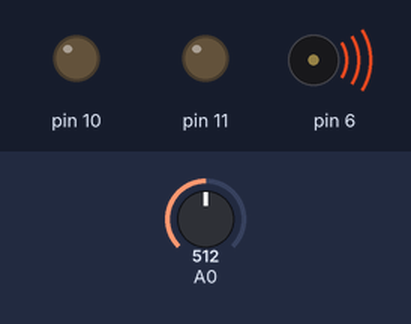
Simulated run of this sketch. Board: Arduino Uno, built with avr-gcc and run on an emulated ATmega328P. Parts: output pins drawn as LEDs (lit = HIGH), buzzer (waves = sounding). The inputs (shaded band) are chosen by the test bench; at power-on: A0 = 512. What the sketch prints to the serial monitor is not drawn.

Above: at 0.2 s.
Timing chart, 0 to 5.2 s (numbered marks = the images above):
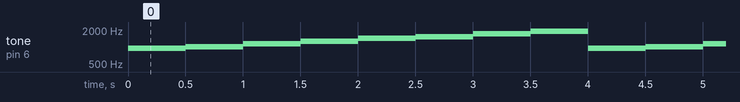

Measured:
- by itself, tone on pin 6: repeats every 4.0 s: 1014 Hz 0.50 s, 1136 Hz 0.50 s, 1275 Hz 0.50 s, 1432 Hz 0.50 s, 1519 Hz 0.50 s, 1700 Hz 0.50 s, 1915 Hz 0.50 s, 956 Hz 0.50 s

The sketch:

read-potentio.ino
```cpp
//const int PI
int myTimer = 0;
void setup() {
  // put your setup code here, to run once:
  Serial.begin(9600);
  pinMode(11, OUTPUT);
  pinMode(10, OUTPUT);
  pinMode(6, OUTPUT);
}

void loop() {
  // put your main code here, to run repeatedly:

  double potentio = analogRead(0);


//  int v = map(potentio, 0,1023, 50, 1000);
  int v = map(potentio, 0,1023, 0, 255);

  Serial.print("analog: ");
  Serial.print(potentio);
  Serial.print(", delay blip: ");
  Serial.println(v);

//  analogWrite(10, v);
//  tone(6, 40);
//  delay(500);
//  tone(6, 1000);
//  delay(500);
//  tone(6, 500);
//  delay(500);
//  if(v>=1000){
//      analogWrite(10, 0);
//    delay(v);
//  }
//  else {
//    analogWrite(10, 50);
//    delay(v);
//    analogWrite(10, 0);
//    delay(v);
//  }

//  blink1();

//  playNote('c', 100);
//  playNote('C', 100);
//  playNote('e', 1);
//  playNote('f', 1);
//char names[] = { 'c', 'd', 'e', 'f', 'g', 'a', 'b', 'C' };
  int tones[] = { 1915, 1700, 1519, 1432, 1275, 1136, 1014, 956 };
//  tone(6, 1915);
//  delay(500);
//  tone(6, 1700);
//  delay(500);
//  tone(6, 1519);
//  delay(500);
//  delay(1000);
  myTone(tones, 500);
}

void myTone(int *tones, int d){
//  int l = sizeof(tones);
  for(int i = 7; i >= 0; i--){
    tone(6, tones[i]);
    delay(d);
  }
}

void playTone(int tone, int duration) {
  for (long i = 0; i < duration * 1000L; i += tone * 2) {
    digitalWrite(6, HIGH);
    delayMicroseconds(tone);
    digitalWrite(6, LOW);
    delayMicroseconds(tone);
  }
}

void playNote(char note, int duration) {
  char names[] = { 'c', 'd', 'e', 'f', 'g', 'a', 'b', 'C' };
  int tones[] = { 1915, 1700, 1519, 1432, 1275, 1136, 1014, 956 };

  // play the tone corresponding to the note name
  for (int i = 0; i < 8; i++) {
    if (names[i] == note) {
      playTone(tones[i], duration);
    }
  }
}

void blink1(){
  myTimer++;
  if(myTimer > 10) {
    myTimer = 0;
  }

  if(myTimer < 5) {
    digitalWrite(11, HIGH);
  }
  else if(myTimer < 10) {
    digitalWrite(11, LOW);
  }
}
```
